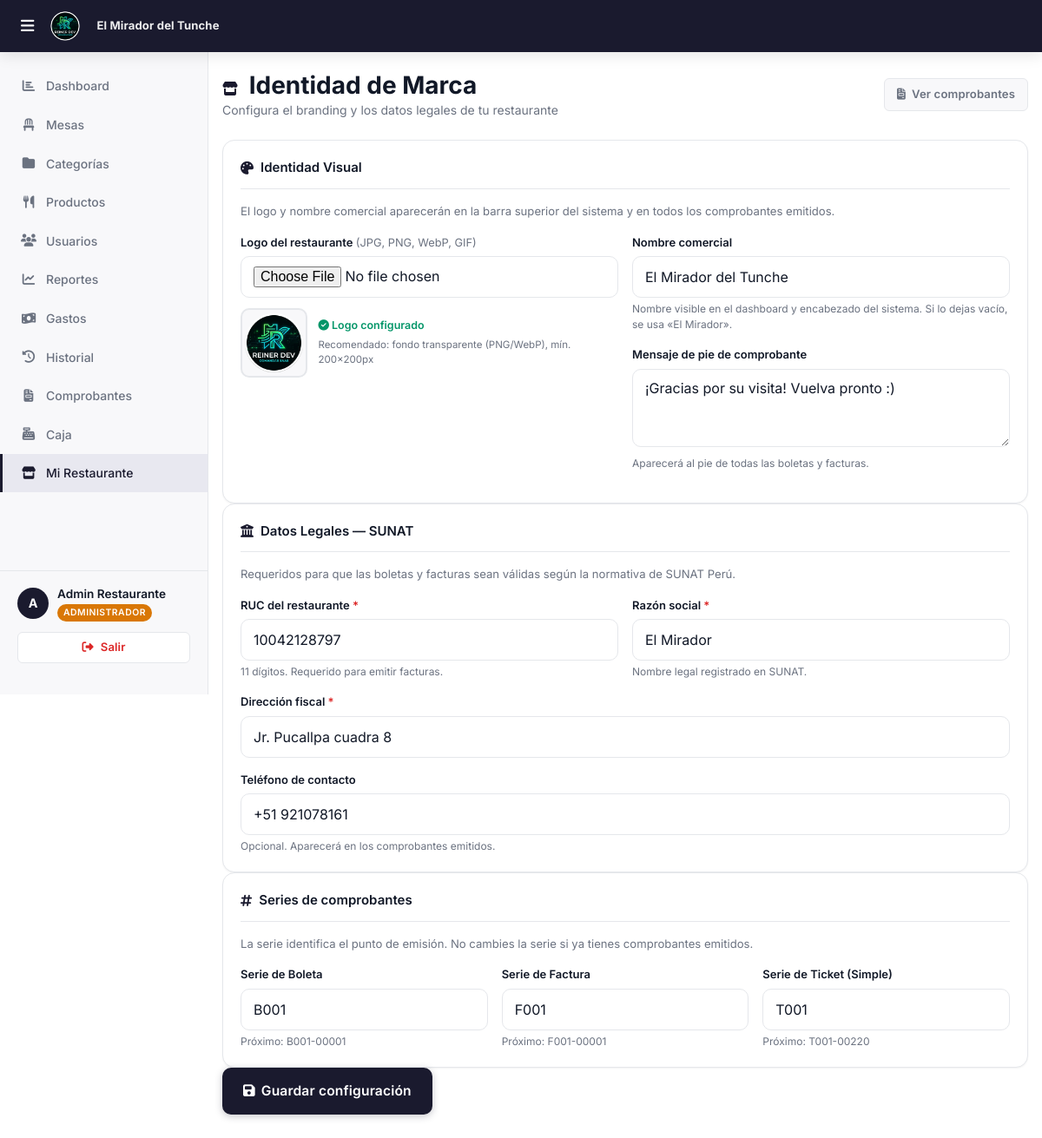
Screenshot of /roles/admin/config_facturacion.php (signed in) with the database file from the repository.
### tables this page shows
CREATE TABLE `facturacion_config` (
  `id` int(11) NOT NULL,
  `restaurante_id` int(11) NOT NULL,
  `ruc` varchar(11) DEFAULT NULL,
  `razon_social` varchar(200) DEFAULT NULL,
  `nombre_comercial` varchar(150) DEFAULT NULL,
  `direccion_fiscal` varchar(300) DEFAULT NULL,
  `telefono` varchar(20) DEFAULT NULL,
  `serie_boleta` varchar(4) DEFAULT 'B001',
  `serie_factura` varchar(4) DEFAULT 'F001',
  `serie_simple` varchar(4) DEFAULT 'T001',
  `correlativo_boleta` int(11) DEFAULT 0,
  `correlativo_factura` int(11) DEFAULT 0,
  `correlativo_simple` int(11) DEFAULT 0,
  `pie_mensaje` varchar(300) DEFAULT '¡Gracias por su visita!',
  `logo` varchar(255) DEFAULT NULL,
  `updated_at` timestamp NOT NULL DEFAULT current_timestamp() ON UPDATE current_timestamp()
);

CREATE TABLE `restaurantes` (
  `id` int(11) NOT NULL,
  `nombre` varchar(100) NOT NULL,
  `logo` varchar(255) DEFAULT NULL,
  `activo` tinyint(1) DEFAULT 1,
  `created_at` timestamp NOT NULL DEFAULT current_timestamp()
);

### roles/admin/config_facturacion.php (the view, shortened to what this page needs)
<?php
$restauranteId = $_SESSION['restaurante_id'];
$db = getDB();
$stCfg = $db->prepare("SELECT * FROM facturacion_config WHERE restaurante_id = ?");
$stCfg->execute([$restauranteId]);
$cfg = $stCfg->fetch() ?: [];
$stRest = $db->prepare("SELECT nombre FROM restaurantes WHERE id = ?");
$stRest->execute([$restauranteId]);
$restaurante = $stRest->fetch();
require_once '../../includes/header.php';
?>
        <div class="page-content">
            <div class="d-flex align-center justify-between mb-24">
                <div>
                    <h1><i class="fa-solid fa-store" style="font-size:1rem;margin-right:6px;color:var(--primary);"></i> Identidad de Marca</h1>
                    <p>Configura el branding y los datos legales de tu restaurante</p>
                </div>
                <a href="historial_comprobantes.php" class="btn btn-ghost btn-sm">
                    <i class="fa-solid fa-file-invoice"></i> Ver comprobantes
                </a>
            </div>
            <form method="POST" enctype="multipart/form-data">
                <div class="card mb-20">
                    <div class="card-title"><i class="fa-solid fa-palette"></i> Identidad Visual</div>
                    <p style="font-size:.82rem;color:var(--text-secondary);margin-bottom:16px;">
                        El logo y nombre comercial aparecerán en la barra superior del sistema y en todos los comprobantes emitidos.
                    </p>
                    <div style="display:grid;grid-template-columns:1fr 1fr;gap:16px;" class="mb-16">
                        <div>
                            <label class="form-label">Logo del restaurante <span style="font-weight:400;font-size:.8rem;color:var(--text-secondary);">(JPG, PNG, WebP, GIF)</span></label>
                            <input type="file" name="logo" id="logo-input" class="form-control" accept="image/jpeg, image/png, image/webp, image/gif" onchange="previsualizarLogo(this)">
                            <div style="margin-top:12px;display:flex;align-items:center;gap:12px;">
                                <?php
                                $logoActual = $cfg['logo'] ?? null;
                                $logoDisplay = ($logoActual && file_exists($_SERVER['DOCUMENT_ROOT'] . $logoActual))
                                    ? htmlspecialchars($logoActual)
                                    : BASE_URL . '/assets/logo.png';
                                ?>
                                <div id="logo-preview-box" style="width:80px;height:80px;border-radius:var(--radius-md);border:2px solid var(--border);overflow:hidden;display:flex;align-items:center;justify-content:center;background:var(--bg-secondary);">
                                    <img id="logo-preview" src="<?= $logoDisplay ?>" alt="Logo" style="max-width:100%;max-height:100%;object-fit:contain;">
                                </div>
                                <div>
                                    <?php if ($logoActual): ?>
                                    <div style="font-size:.78rem;color:var(--success);font-weight:600;margin-bottom:4px;"><i class="fa-solid fa-circle-check"></i> Logo configurado</div>
                                    <?php else: ?>
                                    <div style="font-size:.78rem;color:var(--text-muted);margin-bottom:4px;">Usando logo del sistema</div>
                                    <?php endif; ?>
                                    <div style="font-size:.72rem;color:var(--text-secondary);">Recomendado: fondo transparente (PNG/WebP), mín. 200×200px</div>
                                </div>
                            </div>
                        </div>
                        <div>
                            <label class="form-label">Nombre comercial</label>
                            <input type="text" name="nombre_comercial" class="form-control"
                                value="<?= htmlspecialchars($cfg['nombre_comercial'] ?? '') ?>"
                                placeholder="Ej: Sabor Amazónico">
                            <div style="font-size:.75rem;color:var(--text-secondary);margin-top:4px;">
                                Nombre visible en el dashboard y encabezado del sistema. Si lo dejas vacío, se usa «<?= htmlspecialchars($restaurante['nombre'] ?? 'Restaurante') ?>».
                            </div>
                            <div style="margin-top:16px;">
                                <label class="form-label">Mensaje de pie de comprobante</label>
                                <textarea name="pie_mensaje" class="form-control" rows="3"
                                    placeholder="¡Gracias por su visita! Vuelva pronto 😊"
                                    maxlength="300"><?= htmlspecialchars($cfg['pie_mensaje'] ?? '¡Gracias por su visita!') ?></textarea>
                                <div style="font-size:.75rem;color:var(--text-secondary);margin-top:4px;">Aparecerá al pie de todas las boletas y facturas.</div>
                            </div>
                        </div>
                    </div>
                </div>
                <div class="card mb-20">
                    <div class="card-title"><i class="fa-solid fa-building-columns"></i> Datos Legales — SUNAT</div>
                    <p style="font-size:.82rem;color:var(--text-secondary);margin-bottom:16px;">
                        Requeridos para que las boletas y facturas sean válidas según la normativa de SUNAT Perú.
                    </p>
                    <div style="display:grid;grid-template-columns:1fr 1fr;gap:16px;" class="mb-16">
                        <div>
                            <label class="form-label">RUC del restaurante <span style="color:var(--danger);">*</span></label>
                            <input type="text" name="ruc" class="form-control"
                                value="<?= htmlspecialchars($cfg['ruc'] ?? '') ?>"
                                placeholder="20123456789" maxlength="11"
                                inputmode="numeric" pattern="\d{11}"
                                oninput="this.value=this.value.replace(/\D/g,'').slice(0,11)">
                            <div style="font-size:.75rem;color:var(--text-secondary);margin-top:4px;">11 dígitos. Requerido para emitir facturas.</div>
                        </div>
                        <div>
                            <label class="form-label">Razón social <span style="color:var(--danger);">*</span></label>
                            <input type="text" name="razon_social" class="form-control"
                                value="<?= htmlspecialchars($cfg['razon_social'] ?? '') ?>"
                                placeholder="RESTAURANTE SABOR PERU S.A.C.">
                            <div style="font-size:.75rem;color:var(--text-secondary);margin-top:4px;">Nombre legal registrado en SUNAT.</div>
                        </div>
                    </div>
                    <div class="mb-16">
                        <label class="form-label">Dirección fiscal <span style="color:var(--danger);">*</span></label>
                        <input type="text" name="direccion_fiscal" class="form-control"
                            value="<?= htmlspecialchars($cfg['direccion_fiscal'] ?? '') ?>"
                            placeholder="Av. Los Álamos 123, Tarapoto, San Martín">
                    </div>
                    <div>
                        <label class="form-label">Teléfono de contacto</label>
                        <input type="text" name="telefono" class="form-control"
                            value="<?= htmlspecialchars($cfg['telefono'] ?? '') ?>"
                            placeholder="042 123456 / 999 888 777"
                            maxlength="20">
                        <div style="font-size:.75rem;color:var(--text-secondary);margin-top:4px;">Opcional. Aparecerá en los comprobantes emitidos.</div>
                    </div>
                </div>
                <div class="card mb-20">
                    <div class="card-title"><i class="fa-solid fa-hashtag"></i> Series de comprobantes</div>
                    <p style="font-size:.82rem;color:var(--text-secondary);margin-bottom:16px;">
                        La serie identifica el punto de emisión. No cambies la serie si ya tienes comprobantes emitidos.
                    </p>
                    <div style="display:grid;grid-template-columns:1fr 1fr 1fr;gap:16px;">
                        <div>
                            <label class="form-label">Serie de Boleta</label>
                            <input type="text" name="serie_boleta" class="form-control"
                                value="<?= htmlspecialchars($cfg['serie_boleta'] ?? 'B001') ?>"
                                placeholder="B001" maxlength="4"
                                oninput="this.value=this.value.toUpperCase()">
                            <div style="font-size:.75rem;color:var(--text-secondary);margin-top:4px;">
                                Próximo: <?= htmlspecialchars($cfg['serie_boleta'] ?? 'B001') ?>-<?= str_pad(intval($cfg['correlativo_boleta'] ?? 0) + 1, 5, '0', STR_PAD_LEFT) ?>
                            </div>
                        </div>
                        <div>
                            <label class="form-label">Serie de Factura</label>
                            <input type="text" name="serie_factura" class="form-control"
                                value="<?= htmlspecialchars($cfg['serie_factura'] ?? 'F001') ?>"
                                placeholder="F001" maxlength="4"
                                oninput="this.value=this.value.toUpperCase()">
                            <div style="font-size:.75rem;color:var(--text-secondary);margin-top:4px;">
                                Próximo: <?= htmlspecialchars($cfg['serie_factura'] ?? 'F001') ?>-<?= str_pad(intval($cfg['correlativo_factura'] ?? 0) + 1, 5, '0', STR_PAD_LEFT) ?>
                            </div>
                        </div>
                        <div>
                            <label class="form-label">Serie de Ticket (Simple)</label>
                            <input type="text" name="serie_simple" class="form-control"
                                value="<?= htmlspecialchars($cfg['serie_simple'] ?? 'T001') ?>"
                                placeholder="T001" maxlength="4"
                                oninput="this.value=this.value.toUpperCase()">
                            <div style="font-size:.75rem;color:var(--text-secondary);margin-top:4px;">
                                Próximo: <?= htmlspecialchars($cfg['serie_simple'] ?? 'T001') ?>-<?= str_pad(intval($cfg['correlativo_simple'] ?? 0) + 1, 5, '0', STR_PAD_LEFT) ?>
                            </div>
                        </div>
                    </div>
                </div>
                <button type="submit" class="btn btn-primario btn-lg">
                    <i class="fa-solid fa-floppy-disk"></i> Guardar configuración
                </button>
            </form>
        </div>
<?php require_once '../../includes/footer.php'; ?>

### includes/header.php (shortened to what this page needs)
<?php
$_brandingLogo   = BASE_URL . '/assets/logo.png';
$_brandingNombre = 'R.DEV';
if (!empty($_SESSION['restaurante_id']) && $_SESSION['rol'] !== 'superadmin') {
    try {
        $_dbB = getDB();
        $_stB = $_dbB->prepare("
            SELECT fc.logo, fc.nombre_comercial, r.nombre
            FROM restaurantes r
            LEFT JOIN facturacion_config fc ON fc.restaurante_id = r.id
            WHERE r.id = ?
        ");
        $_stB->execute([$_SESSION['restaurante_id']]);
        $_brand = $_stB->fetch();
        if ($_brand) {
            $_brandingNombre = htmlspecialchars(
                !empty($_brand['nombre_comercial']) ? $_brand['nombre_comercial'] : $_brand['nombre']
            );
        }
    } catch (Exception $_eB) {  }
}
?>
<!DOCTYPE html>
<html lang="es">
<head>
    <link rel="stylesheet" href="https://cdnjs.cloudflare.com/ajax/libs/font-awesome/6.5.1/css/all.min.css">
    <link rel="stylesheet" href="<?= BASE_URL ?>/assets/css/main.css?v=<?= filemtime(__DIR__ . '/../assets/css/main.css') ?>">
</head>
<body>
<nav class="navbar">
    <div class="navbar-brand">
        <?php if ($_SESSION['rol'] === 'superadmin'): ?>
            <img src="<?= BASE_URL ?>/assets/logo.png" alt="R.DEV" style="height:32px;width:auto;">
        <?php else: ?>
            <img src="<?= $_brandingLogo ?>" alt="<?= $_brandingNombre ?>"
                 style="height:36px;width:auto;max-width:120px;object-fit:contain;border-radius:4px;">
            <span style="font-size:.82rem;font-weight:700;color:rgba(255,255,255,.92);margin-left:8px;
                         max-width:160px;overflow:hidden;text-overflow:ellipsis;white-space:nowrap;
                         letter-spacing:.01em;">
                <?= $_brandingNombre ?>
            </span>
        <?php endif; ?>
    </div>
</nav>
<div class="layout-admin">
    <?php include __DIR__ . '/sidebar.php'; ?>
    <div class="main-content">

### rows the page displays
facturacion_config: nombre_comercial "El Mirador del Tunche", pie_mensaje "¡Gracias por su visita! Vuelva pronto :)", ruc "10042128797", razon_social "El Mirador", direccion_fiscal "Jr. Pucallpa cuadra 8", telefono "+51 921078161", serie_boleta "B001", correlativo_boleta "00001", serie_factura "F001", correlativo_factura "00001", serie_simple "T001", correlativo_simple "00220"
restaurantes: nombre "El Mirador"

### other values shown
$nombreInicial "A"
$_SESSION['nombre'] "Admin Restaurante"
$rolLabel "ADMINISTRADOR"
